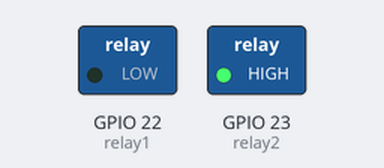
This program was run on a simulated ESP32 board running MicroPython. On the bench: switched loads named in the program (green lamp = pin HIGH). WiFi joins after 1.5 s; values from a settings file that is not in the repository are placeholders; what the program prints to the serial console is not drawn.

Above: at 6.5 s.
At 16.5 s:
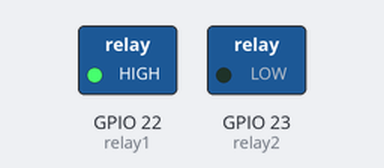
Timing chart, 0 to 27.5 s (numbered marks = the images above):
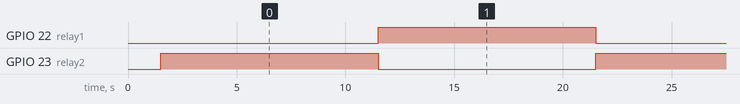

The program:

gpio.py
```python
import config
import functions
from machine import Pin
from time import sleep

wifi = functions.connect_to_wifi(config.ssid, config.password)
# Print out the network configuration received from DHCP
print('network config:', wifi.ifconfig())

# ESP32 GPIO 22
relay1 = Pin(22, Pin.OUT)
# ESP32 GPIO 23
relay2 = Pin(23, Pin.OUT)
while True:
  # RELAY ON
  relay1.value(0)
  relay2.value(1)
  sleep(10)
  # RELAY OFF
  relay1.value(1)
  relay2.value(0)
  sleep(10)
```

functions.py
```python
import network

def connect_to_wifi(ssid, password):
    print("Connecting to wifi...")
    # Activate the station interface
    sta_if = network.WLAN(network.STA_IF)
    sta_if.active(True)
    # Connect to your wifi network
    sta_if.connect(ssid, password)
    # Wait until the wireless is connected
    while not sta_if.isconnected():
        pass
    return sta_if


def web_page(relay1, relay2):
    # Set relay_state variable based on state returned from output pins
    if relay1.value() == 1:
        relay1_state = "ON"
    else:
        relay1_state = "OFF"
    if relay2.value() == 1:
        relay2_state = "ON"
    else:
        relay2_state = "OFF"

    # Create a variable containing the HTML to be sent, the state of the relays are contained in the variables we have just set
    html = """<html>
      <head>
        <title>MicroPython Web Server</title>
        <meta name="viewport" content="width=device-width, initial-scale=1">
        <link rel="icon" href="data:,">
        <style>html{font-family: Helvetica; display:inline-block; margin: 0px auto; text-align: center;} h1{color: #0F3376; padding: 2vh;}p{font-size: 1.5rem;}.button{display: inline-block; background-color: #006400; border: none; border-radius: 4px; color: white; padding: 16px 40px; text-decoration: none; font-size: 30px; margin: 2px; cursor: pointer;}.button2{background-color: #dc143c;}</style>
      </head>
      <body>
        <h1>MicroPython Web Server</h1>
        <p>Relay 1 state: <strong>""" + relay1_state + """</strong></p>
        <p>
          <a href="/?relay1=on"><button class="button">ON</button></a>
          <a href="/?relay1=off"><button class="button button2">OFF</button></a>
        </p>
        <p>Relay 2 state: <strong>""" + relay2_state + """</strong></p>
        <p>
          <a href="/?relay2=on"><button class="button">ON</button></a>
          <a href="/?relay2=off"><button class="button button2">OFF</button></a>
        </p>
      </body>
    </html>"""
    # Return the HTML
    return html
```

Measured:
- by itself, GPIO 22 (relay1), GPIO 23 (relay2): alternates HIGH for 10.0 s and LOW for 10.0 s
